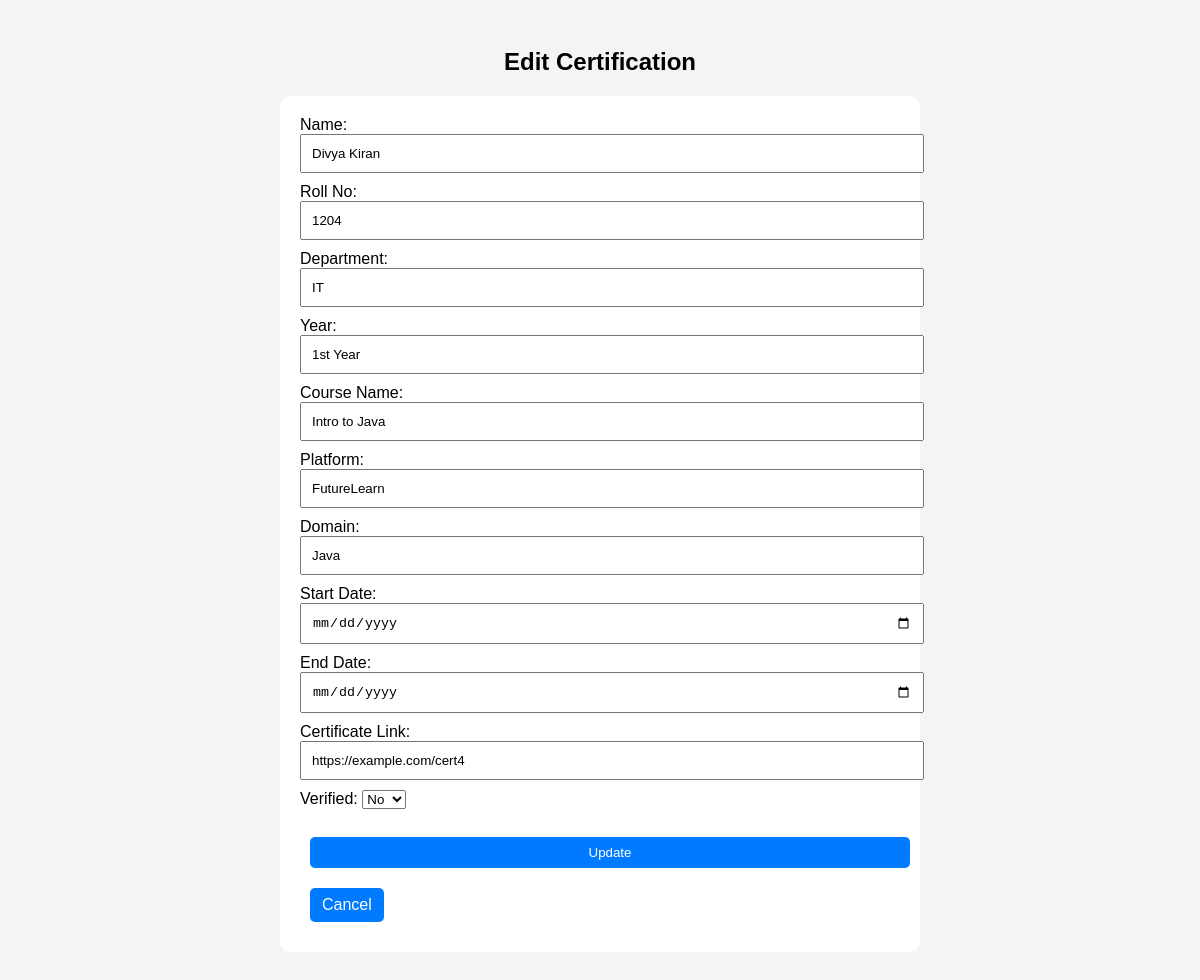
The page /edit/41 (signed in) on the database its author committed.
### tables this page shows
CREATE TABLE certifications (
            id INTEGER PRIMARY KEY AUTOINCREMENT,
            name TEXT,
            roll_no TEXT,
            department TEXT,
            year TEXT,
            course_name TEXT,
            platform TEXT,
            domain TEXT,
            start_date TEXT,
            end_date TEXT,
            certificate_link TEXT,
            verified TEXT DEFAULT 'No'
        , completed TEXT DEFAULT 'Not Completed', academic_year TEXT);

### app.py (the view, shortened to what this page needs)
@app.route('/edit/<int:cert_id>', methods=['GET', 'POST'])
def edit_cert(cert_id):
    if 'username' not in session:
        return redirect(url_for('login'))
    conn = sqlite3.connect(DATABASE)
    c = conn.cursor()
    c.execute("SELECT * FROM certifications WHERE id = ?", (cert_id,))
    cert = c.fetchone()
    if session['role'] != 'admin' and cert[3] != session['department']:
        conn.close()
        return "Unauthorized", 403
    conn.close()
    return render_template("edit.html", cert=cert)

### templates/edit.html (shortened to what this page needs)
<!doctype html>
<html>
<head>
    <link rel="stylesheet" href="{{ url_for('static', filename='css/style.css') }}">
</head>
<body>
    <h2 style="text-align:center;">Edit Certification</h2>
    <form method="POST" style="max-width: 600px; margin: auto;">
        <label>Name:</label><input type="text" name="name" value="{{ cert[1] }}" required><br>
        <label>Roll No:</label><input type="text" name="roll_no" value="{{ cert[2] }}" required><br>
		<label>Department:</label><input type="text" name="department" value="{{ cert[3] }}" required><br>
        <label>Year:</label><input type="text" name="year" value="{{ cert[4] }}" required><br>
        <label>Course Name:</label><input type="text" name="course_name" value="{{ cert[5] }}" required><br>
        <label>Platform:</label><input type="text" name="platform" value="{{ cert[6] }}"><br>
        <label>Domain:</label><input type="text" name="domain" value="{{ cert[7] }}"><br>
        <label>Start Date:</label><input type="date" name="start_date" value="{{ cert[8] }}"><br>
        <label>End Date:</label><input type="date" name="end_date" value="{{ cert[9] }}"><br>
        <label>Certificate Link:</label><input type="url" name="certificate_link" value="{{ cert[10] }}"><br>
        <label>Verified:</label>
        <select name="verified">
            <option value="No" {% if cert[11] == 'No' %}selected{% endif %}>No</option>
        </select><br><br>
        <input type="submit" class="btn" value="Update">
        <a href="{{ url_for('index') }}" class="btn">Cancel</a>
    </form>
</body>
</html>

### static/css/style.css (style rules this page uses)
body { font-family: Arial, sans-serif; background-color: #f4f4f4; padding: 20px; }
form, table { margin: 0 auto; max-width: 600px; background-color: white; padding: 20px; border-radius: 10px; }
form input { width: 100%; padding: 10px; margin-bottom: 10px; }
form input[type="submit"] { background-color: #007BFF; color: white; border: none; cursor: pointer; }
.btn { display: inline-block; padding: 8px 12px; background-color: #007BFF; color: white; text-decoration: none; border-radius: 5px; margin: 10px; }

### rows shown on the page
certifications: name "Divya Kiran", roll_no "1204", department "IT", year "1st Year", course_name "Intro to Java", platform "FutureLearn", domain "Java", certificate_link "https://example.com/cert4", verified "No"
